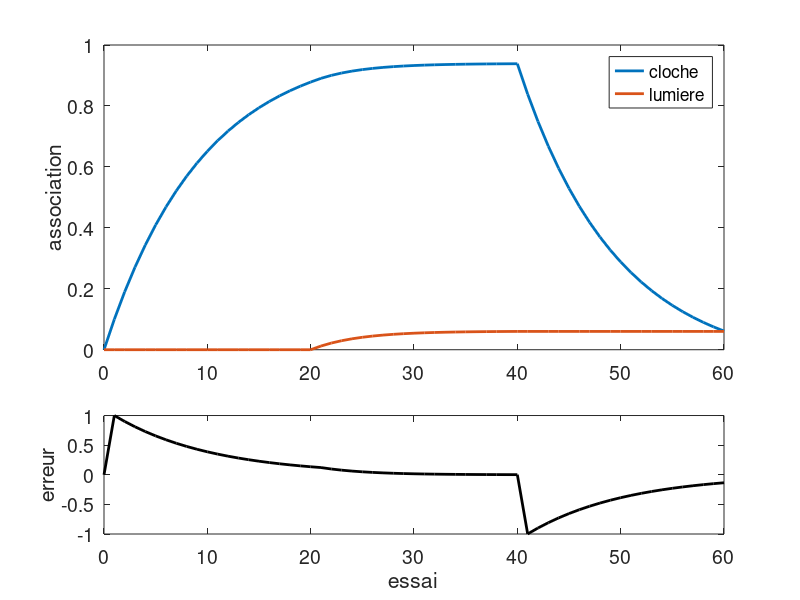
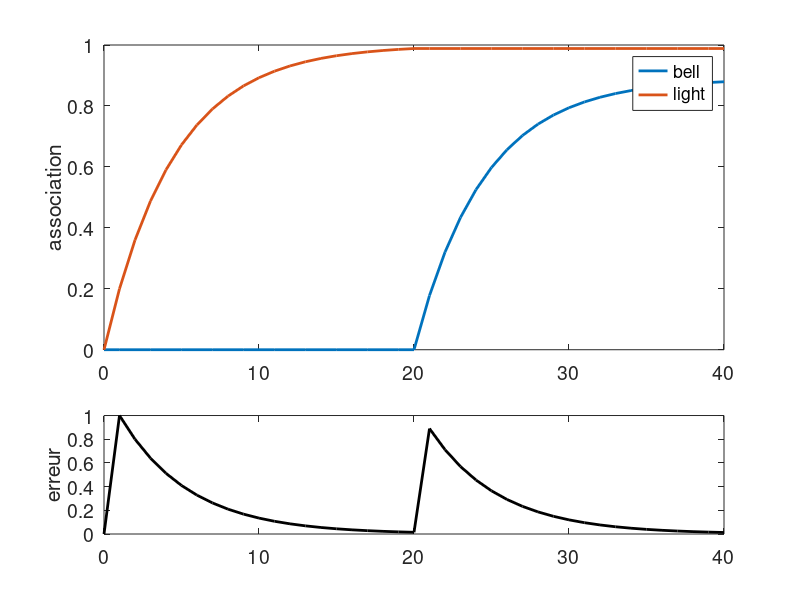

Recreate these plots in MATLAB, in order.
%% reinforcement learning model simulations for the Collins & Khamassi 2021 book chapter
%% author: Anne G.E. Collins (Univ. Berkeley)

clear all

%% Learning, blocking and Extinction figure (4)
alpha = .1;
V= zeros(1,2);

Vs = V;
RPE = 0;
for t = 1:20
    r=1;
    delta = r-(V(1)+V(2));
    V(1) = V(1) + alpha*delta;
    Vs = [Vs;V];
    RPE = [RPE delta];
end


for t = 1:20
    r=1;
    delta = r-(V(1)+V(2));
    V(1) = V(1) + alpha*delta;
    V(2) = V(2) + alpha*delta;
    Vs = [Vs;V];
    RPE = [RPE delta];
end

for t = 1:20
    r=0;
    delta = r-(V(1)+V(2));
    V(1) = V(1) + alpha*delta;
    Vs = [Vs;V];
    RPE = [RPE delta];
end


%%
figure;
subplot(3,1,[1:2])
plot(0:60,Vs,'linewidth',2)
legend('cloche','lumiere')
ylabel('association')
set(gca,'fontsize',14)
subplot(3,1,3)
plot(0:60,RPE,'k','linewidth',2)
set(gca,'fontsize',14)
ylabel('erreur')
xlabel('essai')

%% figure 5 - second order conditioning


clear all

%%
alpha = .2;
gamma = .9;
V= zeros(1,2);

Vs = V;
RPE = 0;
for t = 1:20
    r=1;
    delta = r-V(2);
    V(2) = V(2) + alpha*delta;
    Vs = [Vs;V];
    RPE = [RPE delta];
end


for t = 1:20
    r=0;
    delta = r+gamma*V(2)-V(1);
    V(1) = V(1) + alpha*delta;
    Vs = [Vs;V];
    RPE = [RPE delta];
end

%%

figure;
subplot(3,1,[1:2])
plot(0:40,Vs,'linewidth',2)
legend('bell','light')
ylabel('association')
set(gca,'fontsize',14)
subplot(3,1,3)
plot(0:40,RPE,'k','linewidth',2)
set(gca,'fontsize',14)
ylabel('erreur')
